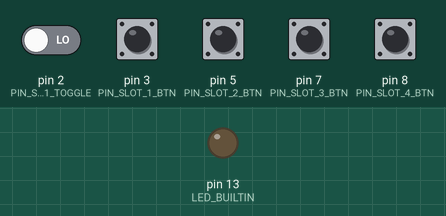
Recording of a sketch running on a simulated Arduino Leonardo, built with avr-gcc and run on an emulated ATmega32U4. Shown: output pins drawn as LEDs (lit = HIGH). Dashed ring = blinking. Inputs (shaded band) come from the test bench; at power-on: pin 3 (PIN_SLOT_1_BTN), pin 5 (PIN_SLOT_2_BTN), pin 7 (PIN_SLOT_3_BTN), pin 8 (PIN_SLOT_4_BTN) HIGH, pin 2 (PIN_SLOT_1_TOGGLE) LOW. USB keyboard and mouse output is not drawn.

Above: at 1.2 s.
1.3 s: pin 3 (PIN_SLOT_1_BTN) pulled LOW for 0.15 s
At 3.2 s:
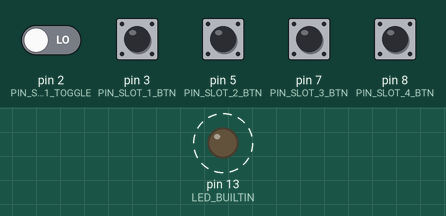
Timing chart, 0 to 4.7 s (numbered marks = the images above; inputs shaded):
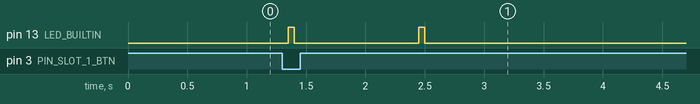

Measured:
- after the input at 1.3 s, pin 13 (LED_BUILTIN): alternates HIGH for 0.05 s and LOW for 1.1 s, 4 changes in all, then stays LOW, starting after 0.05 s

The sketch:

helldivers-controller.ino
```cpp
#include <Arduino.h>
#include <Keyboard.h>
#include <Mouse.h>
#include <ezButton.h>

#include "debug.h"
#include "stratagem-assignments.h"
#include "time-constants.h"

ezButton slot1(PIN_SLOT_1_BTN, INPUT_PULLUP);
ezButton slot2(PIN_SLOT_2_BTN, INPUT_PULLUP);
ezButton slot3(PIN_SLOT_3_BTN, INPUT_PULLUP);
ezButton slot4(PIN_SLOT_4_BTN, INPUT_PULLUP);

void callStratagem(const char* primary, const char* secondary, int modePin);

void setup() {
  Serial.begin(9600);

  lastSwitchDetectedMillis = millis();

  pinMode(PIN_SLOT_1_TOGGLE, INPUT);
  pinMode(PIN_SLOT_2_TOGGLE, INPUT);
  pinMode(PIN_SLOT_3_TOGGLE, INPUT);
  pinMode(PIN_SLOT_4_TOGGLE, INPUT);

  slot1.setDebounceTime(DEBOUNCE_TIME_MS);
  slot2.setDebounceTime(DEBOUNCE_TIME_MS);
  slot3.setDebounceTime(DEBOUNCE_TIME_MS);
  slot4.setDebounceTime(DEBOUNCE_TIME_MS);

  Keyboard.begin();
  Mouse.begin();

  pinMode(LED_BUILTIN, OUTPUT);
}

void loop() {
  slot1.loop();
  slot2.loop();
  slot3.loop();
  slot4.loop();

  if (slot1.isPressed()) {
    callStratagem(REINFORCE_CODE, STALWART_CODE, PIN_SLOT_1_TOGGLE);
  } else if (slot2.isPressed()) {
    callStratagem(RESUPPLY_CODE, GUARD_DOG_ROVER_CODE, PIN_SLOT_2_TOGGLE);
  } else if (slot3.isPressed()) {
    callStratagem(SENTRY_AUTOCANNON_CODE, MACHINE_GUN_CODE, PIN_SLOT_3_TOGGLE);
  } else if (slot4.isPressed()) {
    callStratagem(EAGLE_NAPALM_AIRSTRIKE_CODE, FIVE_HUNDRED_KG_AIRSTRIKE_CODE, PIN_SLOT_4_TOGGLE);
  }
}

void callStratagem(const char* primary, const char* secondary, int modePin) {
  if (millis() - lastSwitchDetectedMillis < MULTI_TRIGGER_PREVENTION_MS) {
    SERIAL_DEBUG("spotted multiple bounces");
    return;
  }

  lastSwitchDetectedMillis = millis();

  digitalWrite(LED_BUILTIN, HIGH);
  delay(LED_FEEDBACK_MS);
  digitalWrite(LED_BUILTIN, LOW);

  const bool  isPrimary = (digitalRead(modePin) == HIGH);
  const char* stratagem = isPrimary ? primary : secondary;

  SERIAL_DEBUG(isPrimary);
  SERIAL_DEBUG(" ");
  SERIAL_DEBUG(stratagem);
#ifdef DEBUG
  return;
#endif

  Keyboard.press(KEY_LEFT_CTRL);
  delay(WAIT_BETWEEN_KEY_PRESS_MS);

  const size_t len = strlen(stratagem);
  for (size_t i = 0; i < len; ++i) {
    Keyboard.press(static_cast<uint8_t>(stratagem[i]));
    delay(WAIT_BETWEEN_KEY_PRESS_MS);
    Keyboard.release(static_cast<uint8_t>(stratagem[i]));
    delay(WAIT_BETWEEN_KEY_PRESS_MS);
  }

  Mouse.press();
  delay(WAIT_BETWEEN_KEY_PRESS_MS);
  Mouse.release();

  Keyboard.releaseAll();
}
```

debug.h
```cpp
#ifndef _DEBUG

#define _DEBUG

// #define DEBUG

#ifdef DEBUG
#define SERIAL_DEBUG(x) Serial.println(x);
#else
#define SERIAL_DEBUG(x)
#endif

#endif
```

stratagem-assignments.h
```cpp
#ifndef _STRATAGEM_ASSIGNMENTS

#define _STRATAGEM_ASSIGNMENTS

// Pin assignments
constexpr int PIN_SLOT_1_BTN    = 3;
constexpr int PIN_SLOT_1_TOGGLE = 2;
constexpr int PIN_SLOT_2_BTN    = 5;
constexpr int PIN_SLOT_2_TOGGLE = 4;
constexpr int PIN_SLOT_3_BTN    = 7;
constexpr int PIN_SLOT_3_TOGGLE = 6;
constexpr int PIN_SLOT_4_BTN    = 8;
constexpr int PIN_SLOT_4_TOGGLE = 9;

// Slot 1
constexpr char REINFORCE_CODE[] = "wsdaw";
constexpr char STALWART_CODE[]  = "saswwa";

// Slot 2
constexpr char RESUPPLY_CODE[]        = "sswd";
constexpr char GUARD_DOG_ROVER_CODE[] = "swawds";

// Slot 3
constexpr char SENTRY_AUTOCANNON_CODE[] = "swdwaw";
constexpr char MACHINE_GUN_CODE[]       = "saswd";

// Slot 4
constexpr char EAGLE_NAPALM_AIRSTRIKE_CODE[]    = "ddsadw";
constexpr char FIVE_HUNDRED_KG_AIRSTRIKE_CODE[] = "wdsss";

#endif
```

time-constants.h
```cpp
#ifndef _TIME_CONSTANTS

#define _TIME_CONSTANTS

// Timing (milliseconds)
constexpr unsigned long WAIT_BETWEEN_KEY_PRESS_MS   = 75;
constexpr unsigned long DEBOUNCE_TIME_MS            = 50;
constexpr unsigned long LED_FEEDBACK_MS             = 50;
constexpr unsigned long MULTI_TRIGGER_PREVENTION_MS = 300;
// unsigned long to match millis() return type and avoid overflow in subtraction
unsigned long lastSwitchDetectedMillis = 0;

#endif
```
